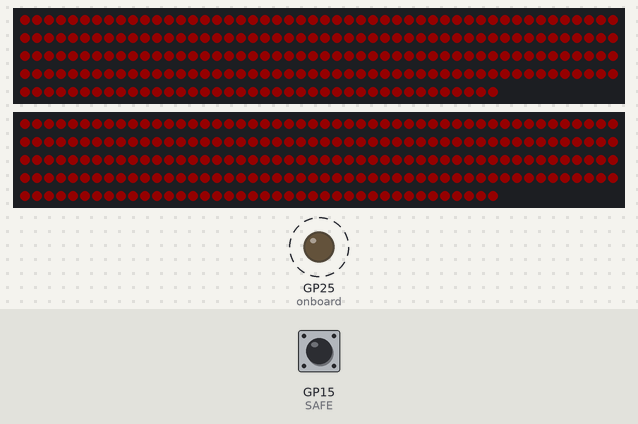
Bench run of a program on a simulated Raspberry Pi Pico running MicroPython. Parts: 2 × 240 RGB LEDs in strip order, left to right, continuing on the next row, output pins drawn as LEDs (lit = HIGH). Dashed ring = blinking. The test bench sets the inputs (shaded band); at power-on: GP15 (SAFE) HIGH. Dim RGB values are drawn brighter than linear; library files of the repository ran but are not shown: 1 file(s).

Above: at 1.3 s.
Timing chart, 0 to 130.0 s (numbered marks = the images above):
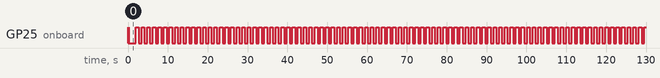

Measured:
- by itself, GP25 (onboard): goes LOW 0.08 s, HIGH 0.08 s, LOW 1.8 s, 91 × (HIGH 0.70 s, LOW 0.70 s), then HIGH

The program:

main.py
```python
import time
import sys
from machine import Pin
import neopixel

# ==== 入力監視（poll優先）====
try:
    import uselect as select
except ImportError:
    import select

# ===== 設定 =====
PIN0 = 0
NUM0 = 240

PIN1 = 1
NUM1 = 240

TOTAL = NUM0 + NUM1
FRAME_LEN = 3 * TOTAL

DEFAULT_R, DEFAULT_G, DEFAULT_B = 20, 0, 0  # 起動時デフォルト点灯（赤20/255）

# オンボードLED
try:
    onboard = Pin("LED", Pin.OUT)
except Exception:
    onboard = Pin(25, Pin.OUT)

# 救出ピン（PULL_UPで浮きを潰す。LOWでSAFE）
SAFE = Pin(15, Pin.IN, Pin.PULL_UP)

# SAFE = LOW → 救出モード（USB触らず点滅だけ）
if SAFE.value() == 0:
    while True:
        onboard.toggle()
        time.sleep(0.15)

# 通常起動の合図：2回だけ点滅
for _ in range(2):
    onboard.value(1); time.sleep(0.08)
    onboard.value(0); time.sleep(0.08)

# ===== NeoPixel 2系統 =====
np0 = neopixel.NeoPixel(Pin(PIN0, Pin.OUT), NUM0)
np1 = neopixel.NeoPixel(Pin(PIN1, Pin.OUT), NUM1)

def fill_all(r, g, b):
    for i in range(NUM0):
        np0[i] = (r, g, b)
    for i in range(NUM1):
        np1[i] = (r, g, b)
    np0.write()
    np1.write()

def apply_frame(payload: bytes):
    # payload length must be FRAME_LEN = 3*(NUM0+NUM1)
    # payload layout: [GP0 RGB...][GP1 RGB...]
    j = 0

    # GP0
    for i in range(NUM0):
        r = payload[j]; g = payload[j+1]; b = payload[j+2]
        np0[i] = (r, g, b)
        j += 3

    # GP1
    for i in range(NUM1):
        r = payload[j]; g = payload[j+1]; b = payload[j+2]
        np1[i] = (r, g, b)
        j += 3

    np0.write()
    np1.write()

# ---- 起動直後の不安定対策 ----
time.sleep(0.8)
fill_all(0,0,0); time.sleep_ms(30)
fill_all(DEFAULT_R, DEFAULT_G, DEFAULT_B); time.sleep_ms(30)
fill_all(DEFAULT_R, DEFAULT_G, DEFAULT_B); time.sleep_ms(30)

# ===== 受信パーサ（状態機械）=====
# packet: 'N''P' + len(lo,hi) + payload + checksum(xor of payload)
S_WAIT_N  = 0
S_WAIT_P  = 1
S_LEN_0   = 2
S_LEN_1   = 3
S_PAYLOAD = 4
S_CSUM    = 5

state = S_WAIT_N
need_len = 0
payload = bytearray()
xor_sum = 0

def reset_parser():
    global state, need_len, payload, xor_sum
    state = S_WAIT_N
    need_len = 0
    payload = bytearray()
    xor_sum = 0

reset_parser()

# 生存確認点滅
last_blink = time.ticks_ms()
blink_period = 700
onboard_state = 0

stdin_buf = getattr(sys.stdin, "buffer", sys.stdin)

# pollが使える環境ならpoll優先（sys.stdinをselectするより安定しがち）
use_poll = hasattr(select, "poll")
if use_poll:
    poller = select.poll()
    try:
        poller.register(sys.stdin, select.POLLIN)
    except Exception:
        # 環境によってはbuffer側を登録した方が通ることがある
        poller.register(stdin_buf, select.POLLIN)

while True:
    # ---- 受信（非ブロッキング）----
    try:
        has_data = False

        if use_poll:
            # poll() は [ (obj, event), ... ] が返る
            ev = poller.poll(0)
            has_data = bool(ev)
        else:
            r, _, _ = select.select([sys.stdin], [], [], 0)
            has_data = bool(r)

        if has_data:
            data = stdin_buf.read(64)  # 小さめでOK（途切れても状態機械で復帰）
            if data:
                for b in data:
                    if state == S_WAIT_N:
                        if b == ord('N'):
                            state = S_WAIT_P

                    elif state == S_WAIT_P:
                        if b == ord('P'):
                            state = S_LEN_0
                        else:
                            state = S_WAIT_N

                    elif state == S_LEN_0:
                        need_len = b
                        state = S_LEN_1

                    elif state == S_LEN_1:
                        need_len |= (b << 8)

                        # 想定外の長さは捨てる（同期ズレ対策）
                        if need_len != FRAME_LEN:
                            reset_parser()
                        else:
                            payload = bytearray()
                            xor_sum = 0
                            state = S_PAYLOAD

                    elif state == S_PAYLOAD:
                        payload.append(b)
                        xor_sum ^= b
                        if len(payload) >= need_len:
                            state = S_CSUM

                    elif state == S_CSUM:
                        csum = b
                        if csum == (xor_sum & 0xFF):
                            apply_frame(payload)
                        reset_parser()

    except Exception:
        # 受信周りが落ちてもLED出力は止めたくないので握り潰す
        pass

    # ---- 生存確認LED ----
    now = time.ticks_ms()
    if time.ticks_diff(now, last_blink) >= blink_period:
        last_blink = now
        onboard_state ^= 1
        onboard.value(onboard_state)
```
